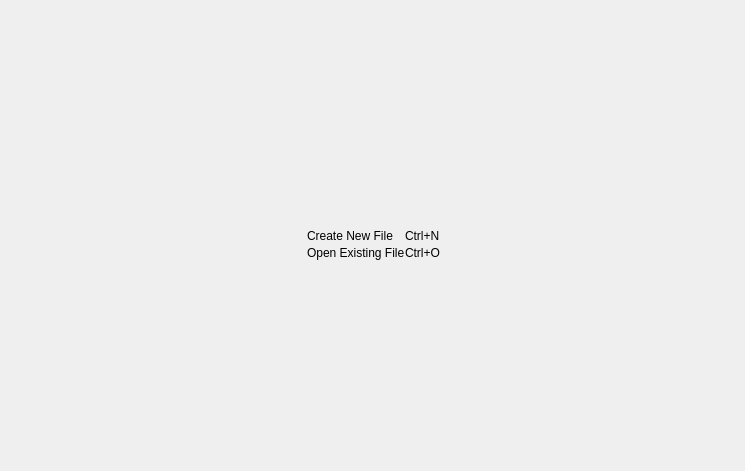
<?xml version="1.0" encoding="UTF-8"?>
<ui version="4.0">
 <class>DefaultTab</class>
 <widget class="QWidget" name="DefaultTab">
  <property name="geometry">
   <rect>
    <x>0</x>
    <y>0</y>
    <width>745</width>
    <height>471</height>
   </rect>
  </property>
  <property name="windowTitle">
   <string>Form</string>
  </property>
  <layout class="QGridLayout" name="gridLayout">
   <property name="leftMargin">
    <number>0</number>
   </property>
   <property name="topMargin">
    <number>0</number>
   </property>
   <property name="rightMargin">
    <number>0</number>
   </property>
   <property name="bottomMargin">
    <number>0</number>
   </property>
   <property name="spacing">
    <number>0</number>
   </property>
   <item row="2" column="2">
    <spacer name="horizontalSpacer_2">
     <property name="orientation">
      <enum>Qt::Orientation::Horizontal</enum>
     </property>
     <property name="sizeHint" stdset="0">
      <size>
       <width>273</width>
       <height>20</height>
      </size>
     </property>
    </spacer>
   </item>
   <item row="0" column="1">
    <spacer name="verticalSpacer">
     <property name="orientation">
      <enum>Qt::Orientation::Vertical</enum>
     </property>
     <property name="sizeHint" stdset="0">
      <size>
       <width>20</width>
       <height>207</height>
      </size>
     </property>
    </spacer>
   </item>
   <item row="2" column="0">
    <spacer name="horizontalSpacer">
     <property name="orientation">
      <enum>Qt::Orientation::Horizontal</enum>
     </property>
     <property name="sizeHint" stdset="0">
      <size>
       <width>274</width>
       <height>20</height>
      </size>
     </property>
    </spacer>
   </item>
   <item row="2" column="1">
    <widget class="QFrame" name="frame">
     <property name="frameShape">
      <enum>QFrame::Shape::NoFrame</enum>
     </property>
     <property name="frameShadow">
      <enum>QFrame::Shadow::Raised</enum>
     </property>
     <layout class="QGridLayout" name="gridLayout_2">
      <property name="leftMargin">
       <number>0</number>
      </property>
      <property name="topMargin">
       <number>0</number>
      </property>
      <property name="rightMargin">
       <number>0</number>
      </property>
      <property name="bottomMargin">
       <number>0</number>
      </property>
      <property name="spacing">
       <number>0</number>
      </property>
      <item row="1" column="2">
       <widget class="QLabel" name="new_file_shortcut">
        <property name="sizePolicy">
         <sizepolicy hsizetype="Fixed" vsizetype="Fixed">
          <horstretch>0</horstretch>
          <verstretch>0</verstretch>
         </sizepolicy>
        </property>
        <property name="text">
         <string>Ctrl+N</string>
        </property>
       </widget>
      </item>
      <item row="3" column="1">
       <widget class="QLabel" name="open_file">
        <property name="sizePolicy">
         <sizepolicy hsizetype="Fixed" vsizetype="Fixed">
          <horstretch>0</horstretch>
          <verstretch>0</verstretch>
         </sizepolicy>
        </property>
        <property name="text">
         <string>Open Existing File</string>
        </property>
       </widget>
      </item>
      <item row="1" column="0">
       <spacer name="horizontalSpacer_3">
        <property name="orientation">
         <enum>Qt::Orientation::Horizontal</enum>
        </property>
        <property name="sizeHint" stdset="0">
         <size>
          <width>0</width>
          <height>20</height>
         </size>
        </property>
       </spacer>
      </item>
      <item row="3" column="2">
       <widget class="QLabel" name="open_file_shortcut">
        <property name="sizePolicy">
         <sizepolicy hsizetype="Fixed" vsizetype="Fixed">
          <horstretch>0</horstretch>
          <verstretch>0</verstretch>
         </sizepolicy>
        </property>
        <property name="text">
         <string>Ctrl+O</string>
        </property>
       </widget>
      </item>
      <item row="1" column="1">
       <widget class="QLabel" name="new_file">
        <property name="sizePolicy">
         <sizepolicy hsizetype="Fixed" vsizetype="Fixed">
          <horstretch>0</horstretch>
          <verstretch>0</verstretch>
         </sizepolicy>
        </property>
        <property name="text">
         <string>Create New File</string>
        </property>
       </widget>
      </item>
      <item row="1" column="3">
       <spacer name="horizontalSpacer_4">
        <property name="orientation">
         <enum>Qt::Orientation::Horizontal</enum>
        </property>
        <property name="sizeHint" stdset="0">
         <size>
          <width>0</width>
          <height>20</height>
         </size>
        </property>
       </spacer>
      </item>
     </layout>
    </widget>
   </item>
   <item row="3" column="1">
    <spacer name="verticalSpacer_2">
     <property name="orientation">
      <enum>Qt::Orientation::Vertical</enum>
     </property>
     <property name="sizeHint" stdset="0">
      <size>
       <width>20</width>
       <height>206</height>
      </size>
     </property>
    </spacer>
   </item>
   <item row="1" column="1">
    <widget class="QLabel" name="file_icon">
     <property name="text">
      <string/>
     </property>
     <property name="alignment">
      <set>Qt::AlignmentFlag::AlignCenter</set>
     </property>
    </widget>
   </item>
  </layout>
 </widget>
 <resources/>
 <connections/>
</ui>
